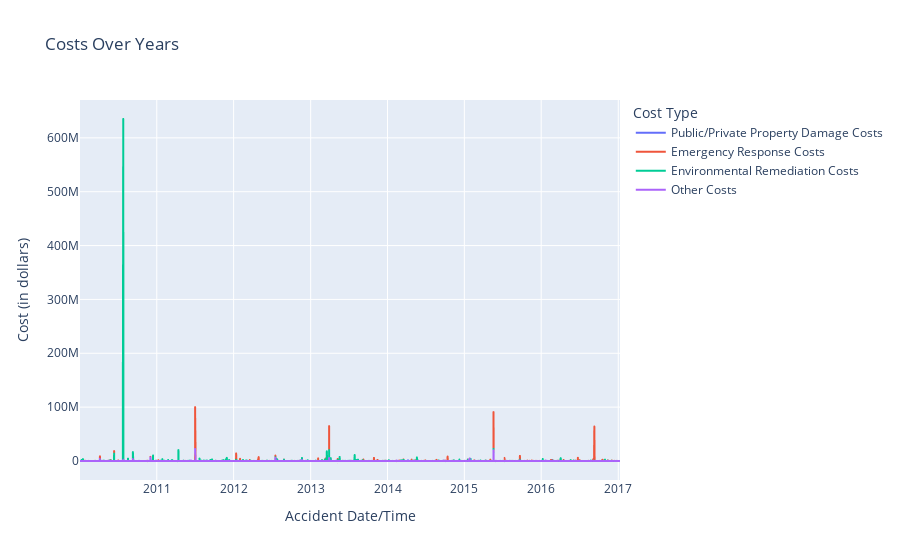

The cell this chart's notebook holds for it:
### Code cell
cost_columns = [
    'Public/Private Property Damage Costs',
    'Emergency Response Costs',
    'Environmental Remediation Costs',
    'Other Costs',
]

# Melt the DataFrame to long format for easier plotting
df_melted = pd.melt(fill_spill, id_vars=['Accident Date/Time', 'Operator Name'], value_vars=cost_columns,
                    var_name='Cost Type', value_name='Cost')

# Create a line plot using plotly express
fig = px.line(df_melted, x='Accident Date/Time', y='Cost', color='Cost Type',
              title='Costs Over Years',
              hover_data={'Operator Name': True})  # Include 'Operator Name' in hover information

# Customize the layout
fig.update_layout(xaxis_title='Accident Date/Time', yaxis_title='Cost (in dollars)',
                  legend_title='Cost Type', autosize=True)

# Show the interactive plot
fig.show()

### Figure 1 — Plotly figure (JSON) as saved in the notebook; plotly's stock layout.template omitted (floating-point values rounded to 4 significant figures; data arrays with more than 128 entries replaced by an {"elided": "..."} marker saying what was removed)
{"data": [{"customdata": {"elided": "2795x1 str values"}, "hovertemplate": "Cost Type=Public/Private Property Damage Costs<br>Accident Date/Time=%{x}<br>Cost=%{y}<br>Operator Name=%{customdata[0]}<extra></extra>", "legendgroup": "Public/Private Property Damage Costs", "line": {"color": "#636efa", "dash": "solid"}, "marker": {"symbol": "circle"}, "mode": "lines", "name": "Public/Private Property Damage Costs", "showlegend": true, "type": "scattergl", "x": {"elided": "2795 str values"}, "xaxis": "x", "y": {"elided": "2795 int values"}, "yaxis": "y"}, {"customdata": {"elided": "2795x1 str values"}, "hovertemplate": "Cost Type=Emergency Response Costs<br>Accident Date/Time=%{x}<br>Cost=%{y}<br>Operator Name=%{customdata[0]}<extra></extra>", "legendgroup": "Emergency Response Costs", "line": {"color": "#EF553B", "dash": "solid"}, "marker": {"symbol": "circle"}, "mode": "lines", "name": "Emergency Response Costs", "showlegend": true, "type": "scattergl", "x": {"elided": "2795 str values"}, "xaxis": "x", "y": {"elided": "2795 int values"}, "yaxis": "y"}, {"customdata": {"elided": "2795x1 str values"}, "hovertemplate": "Cost Type=Environmental Remediation Costs<br>Accident Date/Time=%{x}<br>Cost=%{y}<br>Operator Name=%{customdata[0]}<extra></extra>", "legendgroup": "Environmental Remediation Costs", "line": {"color": "#00cc96", "dash": "solid"}, "marker": {"symbol": "circle"}, "mode": "lines", "name": "Environmental Remediation Costs", "showlegend": true, "type": "scattergl", "x": {"elided": "2795 str values"}, "xaxis": "x", "y": {"elided": "2795 int values"}, "yaxis": "y"}, {"customdata": {"elided": "2795x1 str values"}, "hovertemplate": "Cost Type=Other Costs<br>Accident Date/Time=%{x}<br>Cost=%{y}<br>Operator Name=%{customdata[0]}<extra></extra>", "legendgroup": "Other Costs", "line": {"color": "#ab63fa", "dash": "solid"}, "marker": {"symbol": "circle"}, "mode": "lines", "name": "Other Costs", "showlegend": true, "type": "scattergl", "x": {"elided": "2795 str values"}, "xaxis": "x", "y": {"elided": "2795 int values"}, "yaxis": "y"}], "layout": {"autosize": true, "legend": {"title": {"text": "Cost Type"}, "tracegroupgap": 0}, "title": {"text": "Costs Over Years"}, "xaxis": {"anchor": "y", "domain": [0, 1], "title": {"text": "Accident Date/Time"}}, "yaxis": {"anchor": "x", "domain": [0, 1], "title": {"text": "Cost (in dollars)"}}}}
